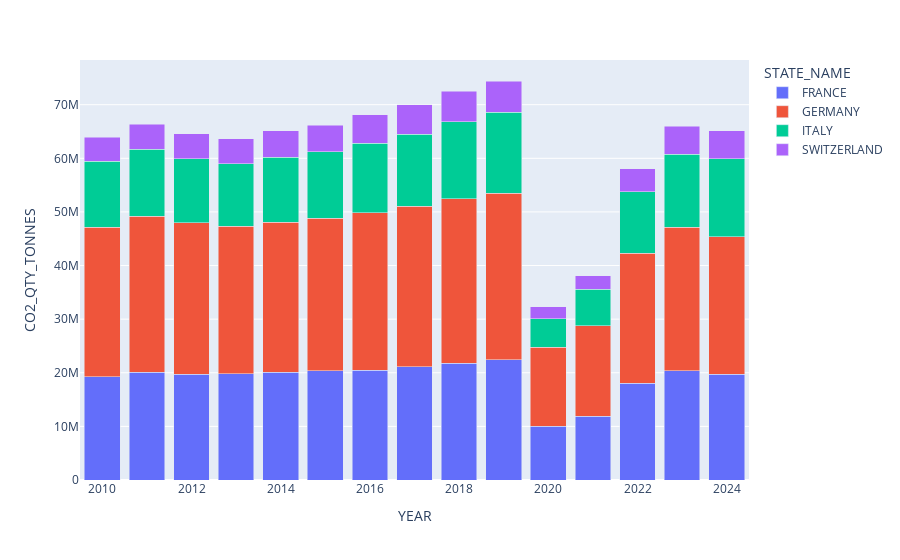

Source (notebook cell):
### Code cell
# px: let's do a bar plot of the CO2 emissions by year and state
# x-axis: year
# y-axis: CO2 emissions
# color: state
# the bars can be either grouped (barmode='group') or stacked (barmode='stack')
fig = px.bar(df, x="YEAR", y="CO2_QTY_TONNES", color="STATE_NAME", barmode="stack")
fig.show()

### Figure 1 — Plotly figure (JSON) as saved in the notebook; plotly's stock layout.template omitted (floating-point values rounded to 4 significant figures)
{"data": [{"alignmentgroup": "True", "hovertemplate": "STATE_NAME=FRANCE<br>YEAR=%{x}<br>CO2_QTY_TONNES=%{y}<extra></extra>", "legendgroup": "FRANCE", "marker": {"color": "#636efa", "pattern": {"shape": ""}}, "name": "FRANCE", "offsetgroup": "FRANCE", "orientation": "v", "showlegend": true, "textposition": "auto", "type": "bar", "x": [2010, 2011, 2012, 2013, 2014, 2015, 2016, 2017, 2018, 2019, 2020, 2021, 2022, 2023, 2024], "xaxis": "x", "y": [19226351, 20144639, 19686718, 19858181, 20104844, 20413982, 20482330, 21087940, 21763341, 22402052, 9992359, 11908935, 18007914, 20404824, 19716912], "yaxis": "y"}, {"alignmentgroup": "True", "hovertemplate": "STATE_NAME=GERMANY<br>YEAR=%{x}<br>CO2_QTY_TONNES=%{y}<extra></extra>", "legendgroup": "GERMANY", "marker": {"color": "#EF553B", "pattern": {"shape": ""}}, "name": "GERMANY", "offsetgroup": "GERMANY", "orientation": "v", "showlegend": true, "textposition": "auto", "type": "bar", "x": [2010, 2011, 2012, 2013, 2014, 2015, 2016, 2017, 2018, 2019, 2020, 2021, 2022, 2023, 2024], "xaxis": "x", "y": [27910474, 29093269, 28252772, 27464775, 28011558, 28443619, 29342430, 29936948, 30677946, 31089435, 14740163, 16876115, 24287555, 26761470, 25654989], "yaxis": "y"}, {"alignmentgroup": "True", "hovertemplate": "STATE_NAME=ITALY<br>YEAR=%{x}<br>CO2_QTY_TONNES=%{y}<extra></extra>", "legendgroup": "ITALY", "marker": {"color": "#00cc96", "pattern": {"shape": ""}}, "name": "ITALY", "offsetgroup": "ITALY", "orientation": "v", "showlegend": true, "textposition": "auto", "type": "bar", "x": [2010, 2011, 2012, 2013, 2014, 2015, 2016, 2017, 2018, 2019, 2020, 2021, 2022, 2023, 2024], "xaxis": "x", "y": [12364211, 12445506, 11950237, 11624537, 12104896, 12323741, 12965737, 13502111, 14339146, 15106921, 5317375, 6811547, 11431253, 13628508, 14570035], "yaxis": "y"}, {"alignmentgroup": "True", "hovertemplate": "STATE_NAME=SWITZERLAND<br>YEAR=%{x}<br>CO2_QTY_TONNES=%{y}<extra></extra>", "legendgroup": "SWITZERLAND", "marker": {"color": "#ab63fa", "pattern": {"shape": ""}}, "name": "SWITZERLAND", "offsetgroup": "SWITZERLAND", "orientation": "v", "showlegend": true, "textposition": "auto", "type": "bar", "x": [2010, 2011, 2012, 2013, 2014, 2015, 2016, 2017, 2018, 2019, 2020, 2021, 2022, 2023, 2024], "xaxis": "x", "y": [4383852, 4711695, 4740374, 4744707, 4887259, 4992158, 5321777, 5479237, 5722354, 5823362, 2267074, 2506345, 4336435, 5188584, 5195998], "yaxis": "y"}], "layout": {"barmode": "stack", "legend": {"title": {"text": "STATE_NAME"}, "tracegroupgap": 0}, "margin": {"t": 60}, "xaxis": {"anchor": "y", "domain": [0, 1], "title": {"text": "YEAR"}}, "yaxis": {"anchor": "x", "domain": [0, 1], "title": {"text": "CO2_QTY_TONNES"}}}}
